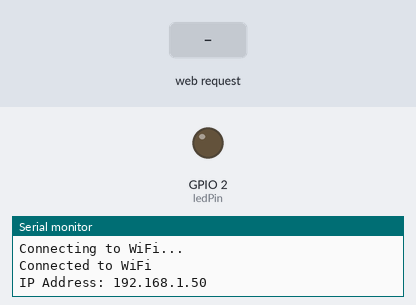
The sketch below on a simulated ESP32. Shown: output pins drawn as LEDs (lit = HIGH), the last lines printed to the serial monitor. The inputs (shaded band) are chosen by the test bench. WiFi joins after 1.5 s; servers stay silent unless stated.

Above: at 3.2 s.
3.3 s: HTTP request GET /ON received
At 3.6 s:
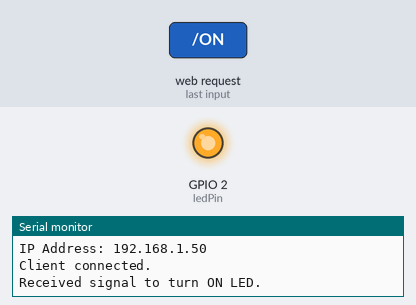
Timing chart, 0 to 6.3 s (numbered marks = the images above; inputs shaded):
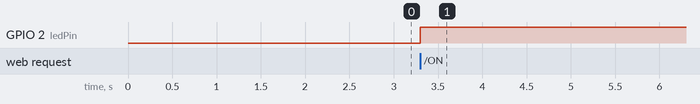

Measured:
- after the input at 3.3 s, GPIO 2 (ledPin): LOW → HIGH at once

The sketch:

esp32.ino
```cpp
#include <WiFi.h>

const char *ssid = "ARMTECH";
const char *password = "inverse6";

const int ledPin = 2;

WiFiServer server(80);

void setup() {
  Serial.begin(115200);
  pinMode(ledPin, OUTPUT);
  digitalWrite(ledPin, LOW);

  WiFi.begin(ssid, password);

  while (WiFi.status() != WL_CONNECTED) {
    delay(1000);
    Serial.println("Connecting to WiFi...");
  }
  Serial.println("Connected to WiFi");
  Serial.print("IP Address: ");
  Serial.println(WiFi.localIP());
  server.begin();
}

void loop() {
  WiFiClient client = server.available();

  if (client) {
    Serial.println("Client connected.");

    String request = client.readStringUntil('\r');
    client.flush();

    if (request.indexOf("ON") != -1) {
      digitalWrite(ledPin, HIGH);
      Serial.println("Received signal to turn ON LED.");
    }

    // client.println("HTTP/1.1 200 OK");
    // client.println("Content-Type: text/html");
    // client.println();
    // client.println("OK");

    // delay(1000);
    // digitalWrite(ledPin, LOW);
    // Serial.println("Turned OFF LED.");

    // client.stop();
    // Serial.println("Client disconnected.");
  }

  // Kode loop jika diperlukan
}
```
